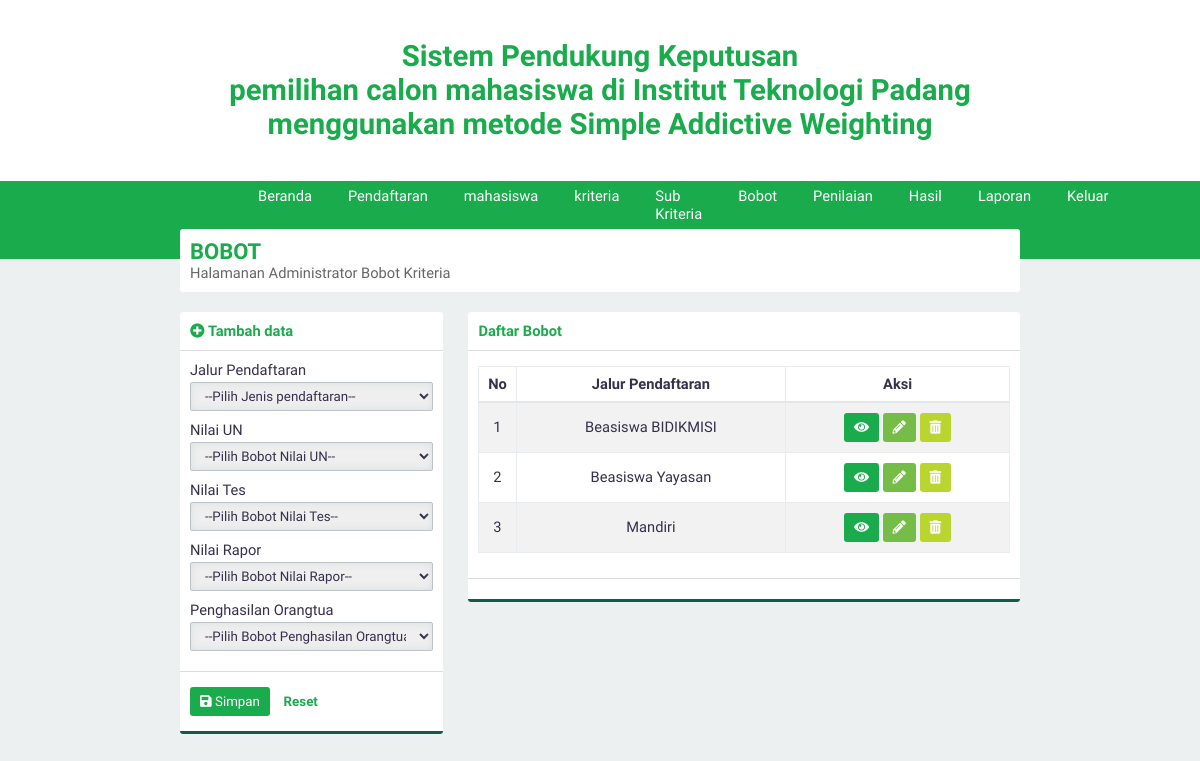
The page /?page=bobot (signed in) on the database its author committed.
### tables this page shows
CREATE TABLE `kriteria` (
  `id_kriteria` int(3) NOT NULL,
  `namaKriteria` varchar(30) NOT NULL,
  `sifat` enum('Benefit','Cost') NOT NULL
);

### page/tambahbobot2.php (the view, shortened to what this page needs)
<div class="panel-top">
    <b class="text-green"><i class="fa fa-plus-circle text-green"></i> Tambah data</b>
</div>
<form id="form" action="./proses/prosestambah.php" method="POST">
    <div class="panel-middle">
        <div class="group-input">
            <label for="pendaftaran">Jalur Pendaftaran</label>
            <select class="form-custom" required name="pendaftaran" id="pendaftaran">
                <option selected disabled>--Pilih Jenis pendaftaran--</option>
            </select>
        </div>
        <?php
        $query = "SELECT * FROM kriteria";
        $execute = $konek->query($query);
        if ($execute->num_rows > 0) {
            while ($data = $execute->fetch_array(MYSQLI_ASSOC)) {
                echo "<div class=\"group-input\">
                        <label for=\"$data[namaKriteria]\">$data[namaKriteria]</label>
                        <input type='hidden' value=$data[id_kriteria] name='kriteria[]'>
                            <select class=\"form-custom\" required name=\"bobot[]\" id=\"$data[namaKriteria]\">
                            <option selected disabled>--Pilih Bobot $data[namaKriteria]--</option>";
                echo "      </select>
                      </div>
                ";
            }
        }
        ?>
    </div>
    <div class="panel-bottom">
        <button type="submit" id="buttonsimpan" class="btn btn-green"><i class="fa fa-save"></i> Simpan</button>
        <button type="reset" id="buttonreset" class="btn btn-second">Reset</button>
    </div>
</form>

### asset/css/style.css (style rules this page uses)
* { padding: 0; margin: 0; font-family: 'Work Sans', sans-serif; color: #36304A; font-weight: 500; letter-spacing: normal; }
b, h1, h2, h3, h4, h5 { padding: 0; font-weight: 600 !important; margin: 0.83em 0em; }
.text-green { color: #1aab4c !important; }
input, select { border: none; width: 100%; }
.form-custom { padding: 5px 10px; border: solid 1px #BDC3C7; -webkit-border-radius: 2px; -moz-border-radius: 2px; border-radius: 2px; box-sizing: border-box; box-shadow: inset 0 0 8px #d9dfe3; margin: 3px 0 10px 0; }
.btn { border: none; -webkit-padding: 7px 10px; -o-padding: 7px 10px; -moz-padding: 7px 10px; padding: 7px 10px; border-radius: 3px; margin: 5px 0px; display: inline-block; cursor: pointer; font-size: 10pt !important; }
.btn i { color: white !important; }
.btn-green { background-color: #1aab4c; color: white !important; }
.btn-second { background-color: transparent; color: #1aab4c; font-weight: 600; }
.panel-top { padding: 10px; box-sizing: padding-box; border-bottom: solid 1px #dddddd; }
.panel-middle { padding: 10px; box-sizing: padding-box; }
.panel-bottom { padding: 10px; border-bottom: solid 3px #135a4c; border-top: solid 1px #dddddd; }
body { background-color: #ECF0F1; display: flex; width: 100vw; height: 100vh; align-items: center; flex-direction: column; overflow-x: hidden; font-size: 11pt; }

### rows shown on the page
kriteria: namaKriteria "Nilai UN"
kriteria: namaKriteria "Nilai Tes"
kriteria: namaKriteria "Nilai Rapor"
kriteria: namaKriteria "Penghasilan Orangtua"

### other values the page prints
$data[namapendaftaran] "Beasiswa BIDIKMISI"
$data[namapendaftaran] "Beasiswa Yayasan"
$data[namapendaftaran] "Mandiri"
